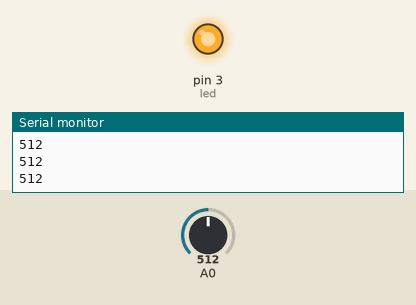
A sketch run on a simulated Arduino Uno, built with avr-gcc and run on an emulated ATmega328P. Parts: output pins drawn as LEDs (lit = HIGH), the last lines printed to the serial monitor. The inputs (shaded band) are chosen by the test bench; at power-on: A0 = 512.

Above: at 1.2 s.
1.3 s: A0 set to 638
2.8 s: A0 set to 661
At 3.5 s:
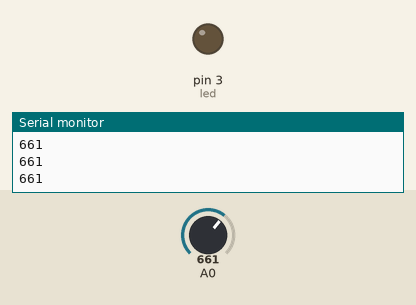
4.3 s: A0 set to 609
5.8 s: A0 set to 588
At 6.5 s:
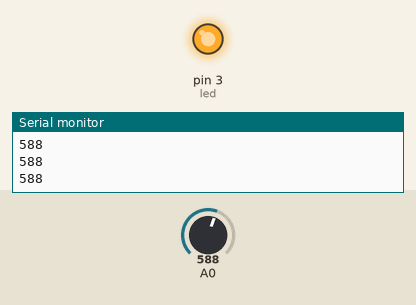
7.3 s: A0 set to 660
At 7.9 s:
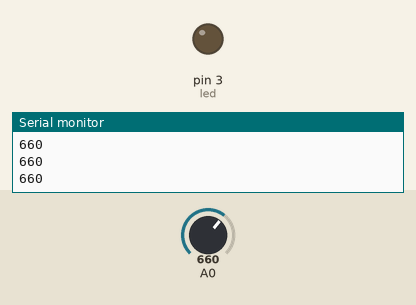
Timing chart, 0 to 9.8 s (numbered marks = the images above; inputs shaded):
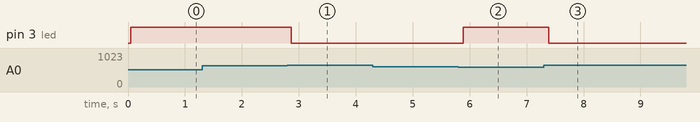

The sketch:

7.LdrLed.ino
```cpp
#define led 3

void setup() {

  pinMode(led,OUTPUT);
  Serial.begin(9600);
}

void loop() {

  int light = analogRead(A0);
  Serial.println(light);
  delay(50);

  if(light>650){
    digitalWrite(led,LOW);
  }
  if(light<600){
    digitalWrite(led,HIGH);
  }
}
```

Measured:
- the behaviour switches between 650 and 651 on A0 (found by bisection; images 0 and 1)
- the behaviour switches between 600 and 599 on A0 (found by bisection; images 1 and 2)
- after the input at 2.8 s, pin 3 (led): HIGH → LOW after 0.07 s
- after the input at 5.8 s, pin 3 (led): LOW → HIGH after 0.08 s
- after the input at 7.3 s, pin 3 (led): HIGH → LOW after 0.09 s
